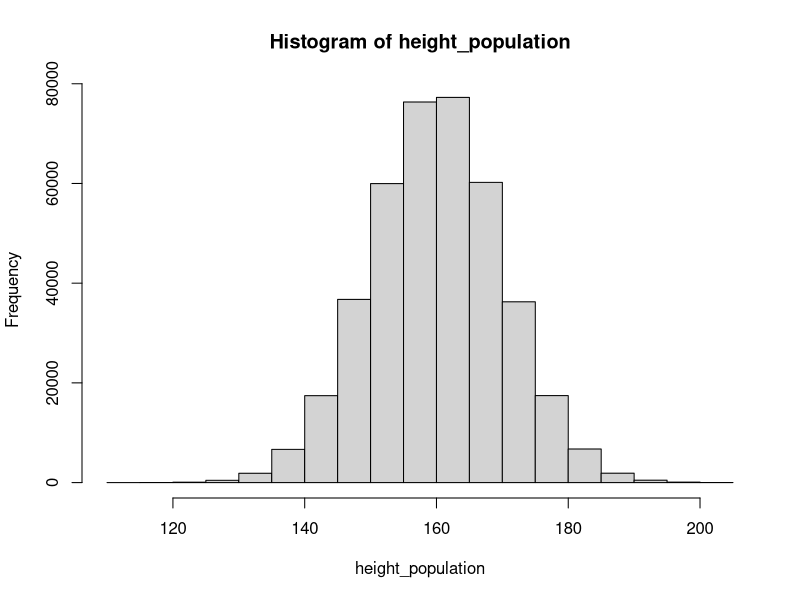
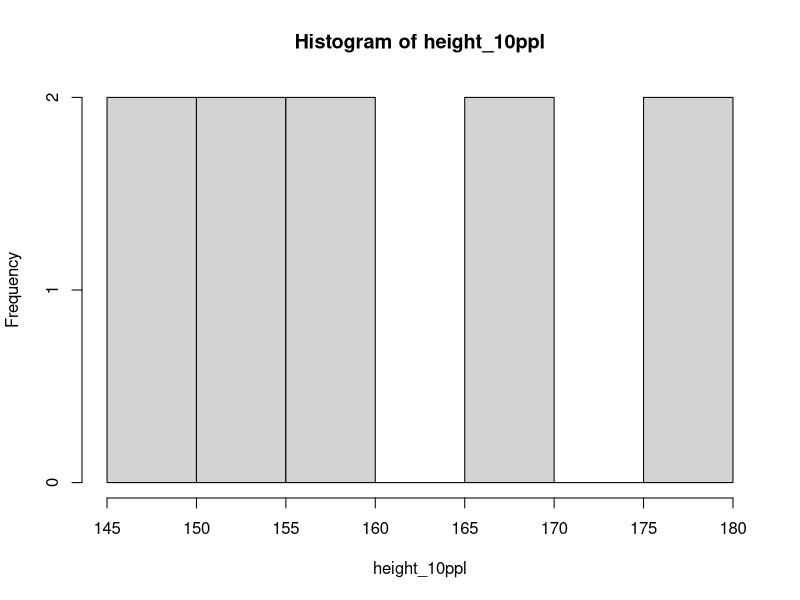
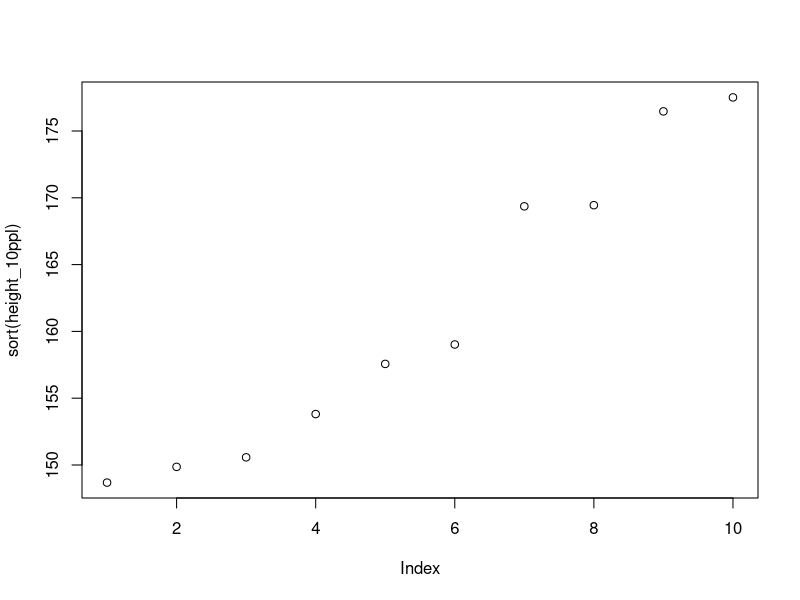
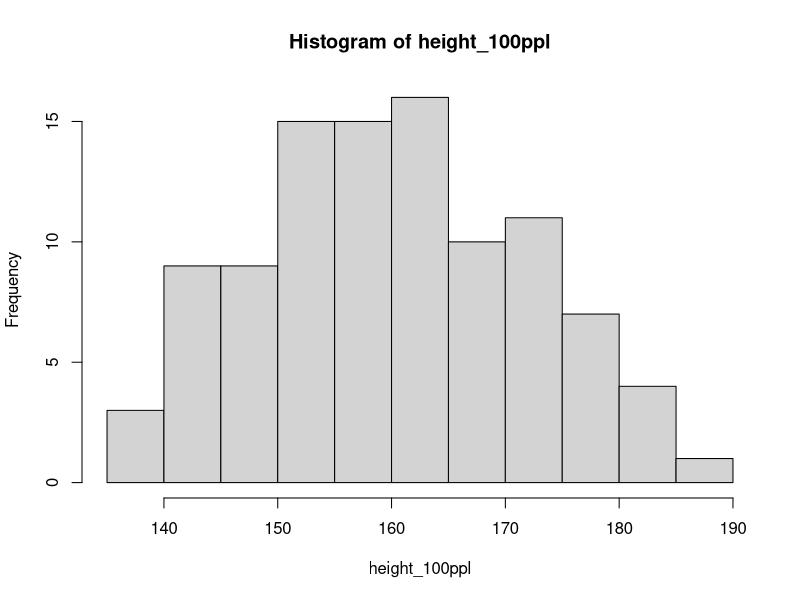
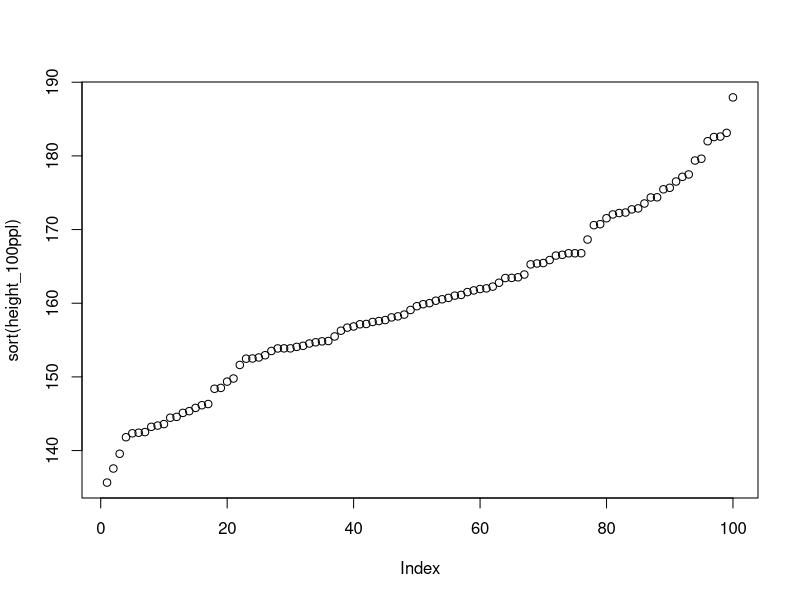
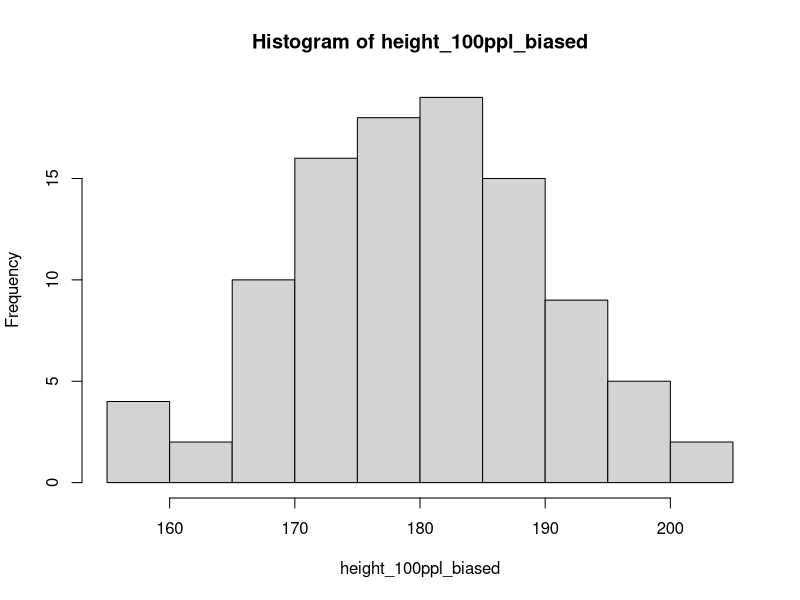
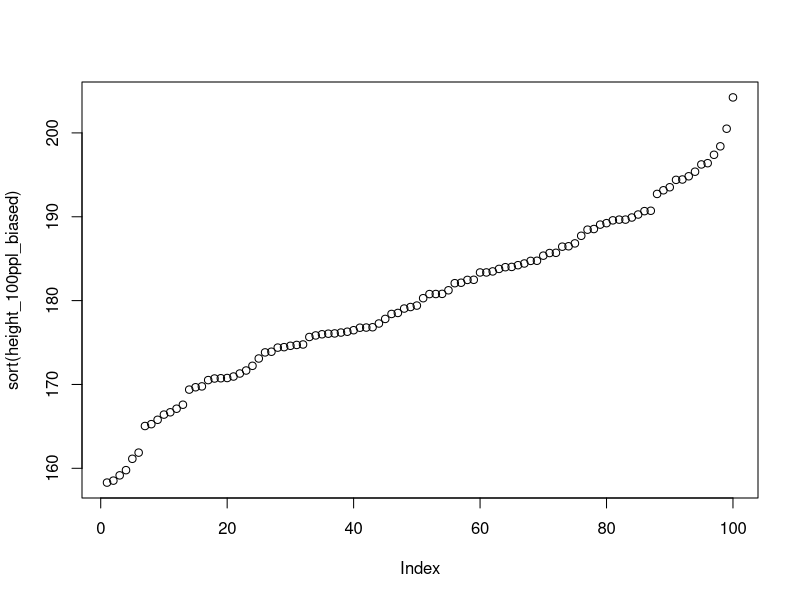

The R source for these figures, in order:

# Experiment 1, sampling of a target population in city x 


# Create hypothetical population with height, in centimeter -- When statements follow "#" sign, it is treated as comment and not interpreted as part of codes 
# sample size of 10 people 
# Case sensitive!!


# Target population, 400,000 people and their true height, mean height is 160cm and standard deviation is 10.0
height_population =  rnorm(n = 400000, mean=160, sd = 10) 
summary(height_population)
# Histogram again 
hist(height_population)
# show average and standard deviation 
mean(height_population)
sd(height_population)








#################### Small sample size  ######################################
# your sample of 10 ppl from some enumeration (source population) representing people in the target population. 
height_10ppl =  sample(size = 10, height_population) # sample 10 ppl from the population above
# lets display the list of these ppl 
height_10ppl
# Some summary statistics 
summary(height_10ppl)
# Histogram again 
hist(height_10ppl)
# show average 
mean(height_10ppl)
# show standard deviation
sd(height_10ppl)
# plot by height
plot(sort(height_10ppl))







#################### Biggr sample size  ######################################
# Lets get 100 people in your sample
height_100ppl = sample(size = 100, height_population)
# lets display the list of these ppl 
height_100ppl
# Some summary statistics 
summary(height_100ppl)
# Histogram again 
hist(height_100ppl)
# show average 
mean(height_100ppl)
# show standard deviation
sd(height_100ppl)

# Plot 
plot(sort(height_100ppl))







#################### BIASED ######################################
# Lets get 100 people in your sample, with biased measure of height 
height_100ppl = sample(size = 100, height_population)
# lets display the list of these ppl 
height_100ppl_biased <- height_100ppl + 20
# Some summary statistics 
summary(height_100ppl_biased)
# Histogram again 
hist(height_100ppl_biased)
# show average 
mean(height_100ppl_biased)
# show standard deviation
sd(height_100ppl_biased)

# Plot 
plot(sort(height_100ppl_biased))




